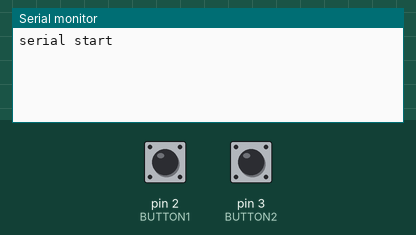
A sketch run on a simulated Arduino Uno, built with avr-gcc and run on an emulated ATmega328P. Parts: the last lines printed to the serial monitor. Inputs (shaded band) come from the test bench; at power-on: pin 2 (BUTTON1) HIGH, pin 3 (BUTTON2) HIGH.

Above: at 1.2 s.
1.3 s: pin 2 (BUTTON1) pulled LOW for 0.15 s
At 2.5 s:
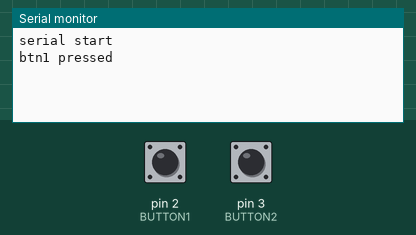
2.9 s: pin 3 (BUTTON2) pulled LOW for 0.15 s
At 4.0 s:
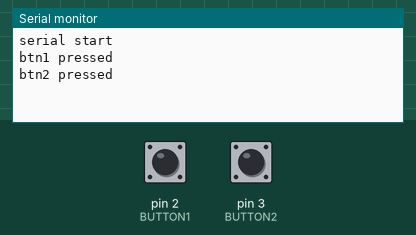

Measured:
- after the input at 1.3 s, the serial monitor: prints a new line at once (image 1)
- after the input at 2.9 s, the serial monitor: prints a new line at once (image 2)

The sketch:

button_test.ino
```cpp
#define BUTTON1 2
#define BUTTON2 3

void setup() {
  // put your setup code here, to run once:
  Serial.begin(9600);
  Serial.println("serial start");


  pinMode(BUTTON1,INPUT);
  pinMode(BUTTON2,INPUT);
  attachInterrupt(0,pin_ISR,FALLING);
  attachInterrupt(1,pin_ISR2,FALLING);


}

void loop() {
  // put your main code here, to run repeatedly:

}

void pin_ISR(){
  Serial.println("btn1 pressed");

}


void pin_ISR2(){
  Serial.println("btn2 pressed");

}
```
